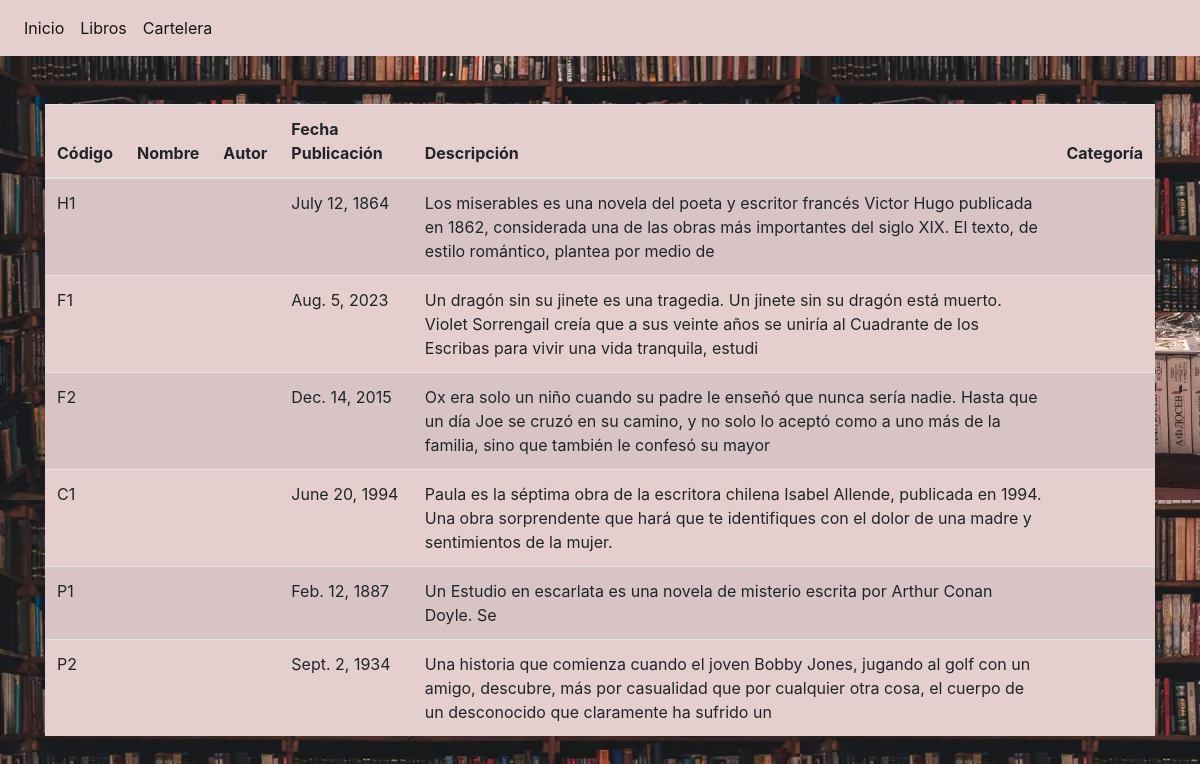
/libros/libros/, run on the app's committed database.
### libros/models.py (models this page shows, shortened)
class Libro(models.Model):
    codigo = models.CharField(primary_key=True, max_length=20, unique=True)
    titulo_libro = models.CharField(max_length=60)
    autor = models.ForeignKey('Autor', on_delete=models.CASCADE, db_column='nom_autor')
    anio_publicacion = models.DateField()
    descripcion = models.CharField(max_length=200)
    categoria = models.ForeignKey('Categoria', on_delete=models.CASCADE, db_column='nom_categoria')

### libros/views.py (the view)
# urls.py: path('libros/', views.lista_libros, name='lista_libros'),
def lista_libros(request):
    libros = Libro.objects.all()
    context = {
        "libros": libros
    }
    return render(request, 'libros/libros.html', context)

### biblioteca/templates/libros/libros.html (shortened to what this page needs)
<!DOCTYPE html>
<html lang="en">
<head>
    <link rel="stylesheet" href="https://cdn.jsdelivr.net/npm/bootstrap@4.6.2/dist/css/bootstrap.min.css">
    <link href="https://unpkg.com/aos@2.3.1/dist/aos.css" rel="stylesheet">
  </head>
<body style="background-image: url(images/librosfondo.webp);">
    <nav class="navbar navbar-expand-lg navbar-light navbar-custom" >
        <div class="collapse navbar-collapse" id="navbarSupportedContent">
          <ul class="navbar-nav mr-auto">
            <li class="nav-item active">
              <a class="nav-link" href="index.html">Inicio <span class="sr-only">(current)</span></a>
            </li>
            <li class="nav-item active">
              <a class="nav-link" href="Libros.html">Libros</a>
            </li>
            <li class="nav-item active">
              <a class="nav-link" href="Cartelera.html">Cartelera</a>
            </li>
          </ul>
        </div>
      </nav>
      <div class="container">
        <div class="row mt-5">
        <div class="col-lg-12">
          <table class="table table-striped table-custom">
            <thead>
              <tr>
                <th scope="col">Código </th>
                <th scope="col">Nombre</th>
                <th scope="col">Autor </th>
                <th scope="col">Fecha Publicación</th>
                <th scope="col">Descripción</th>
                <th scope="col">Categoría</th>
              </tr>
            </thead>
            <tbody>
                {% for Libro in libros %}
                <tr>
                        <td>{{Libro.codigo}}</td>
                        <td>{{Libro.nombre}}</td>
                        <td><a href="Autor.html" style="color: black;"> {{Libro.Autor.nombre}} </a></td>
                        <td>{{Libro.anio_publicacion}}</td>
                        <td>{{Libro.descripcion}}</td>
                        <td><a href="Categoria.html" style="color: black;"> {{Libro.Categoria.nombre_cat}} </a></td>
                 </tr>
                 {% endfor %}
            </tbody>
          </table>
        </div>
        </div>
      </div>
</body>
</html>

### biblioteca/templates/libros/libros.html (style rules this page uses)
.navbar-custom { background-color: #E4CECE; }
.table-custom { background-color: #E4CECE; }

### data on the page
Libro: codigo "H1", anio_publicacion "July 12, 1864", descripcion "Los miserables es una novela del poeta y escritor francés Victor Hugo publicada en 1862, considerada una de las obras más importantes del siglo XIX. El texto, de estilo romántico, plantea por medio de"
Libro: codigo "F1", anio_publicacion "Aug. 5, 2023", descripcion "Un dragón sin su jinete es una tragedia. Un jinete sin su dragón está muerto. Violet Sorrengail creía que a sus veinte años se uniría al Cuadrante de los Escribas para vivir una vida tranquila, estudi"
Libro: codigo "F2", anio_publicacion "Dec. 14, 2015", descripcion "Ox era solo un niño cuando su padre le enseñó que nunca sería nadie. Hasta que un día Joe se cruzó en su camino, y no solo lo aceptó como a uno más de la familia, sino que también le confesó su mayor"
Libro: codigo "C1", anio_publicacion "June 20, 1994", descripcion "Paula es la séptima obra de la escritora chilena Isabel Allende, publicada en 1994. Una obra sorprendente que hará que te identifiques con el dolor de una madre y sentimientos de la mujer."
Libro: codigo "P1", anio_publicacion "Feb. 12, 1887", descripcion "Un Estudio en escarlata es una novela de misterio escrita por Arthur Conan Doyle. Se"
Libro: codigo "P2", anio_publicacion "Sept. 2, 1934", descripcion "Una historia que comienza cuando el joven Bobby Jones, jugando al golf con un amigo, descubre, más por casualidad que por cualquier otra cosa, el cuerpo de un desconocido que claramente ha sufrido un"
